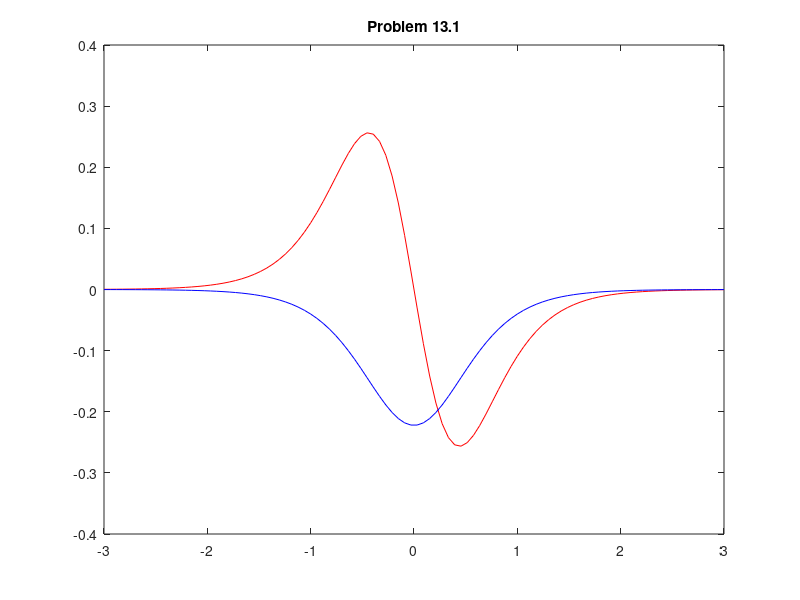

Write the MATLAB code that produced this figure. (Note: this script raises an error after producing the figure.)
%%
close all; clc; clear;

%% 13.1
F1 = @(x) -((2*tanh(3 * x / 2) ./ (3*(cosh(3.*x/2)).^2)))
U = @(x) -(2/9)*(sech(3*x ./2)).^2;
xe1 = linspace(-3,3,100);
plot(xe1,F1(xe1),'r-',xe1, U(xe1),'b-')
title('Problem 13.1')

%% 13.2
syms x
xe2 = linspace(-.8,.8,100);
F1t = taylor(-((2*tanh(3 * x / 2) ./ (3*(cosh(3.*x/2)).^2))) ,x ,'Order', 8)
sinapprox = taylor(sin(x),x,'Order',8)
% note that the harmonic oscillator has frequency 1

% this makes our taylor series plotable
f1t = matlabFunction(F1t);
figure
plot(xe2,f1t(xe2));
title('Problem 13.2');
